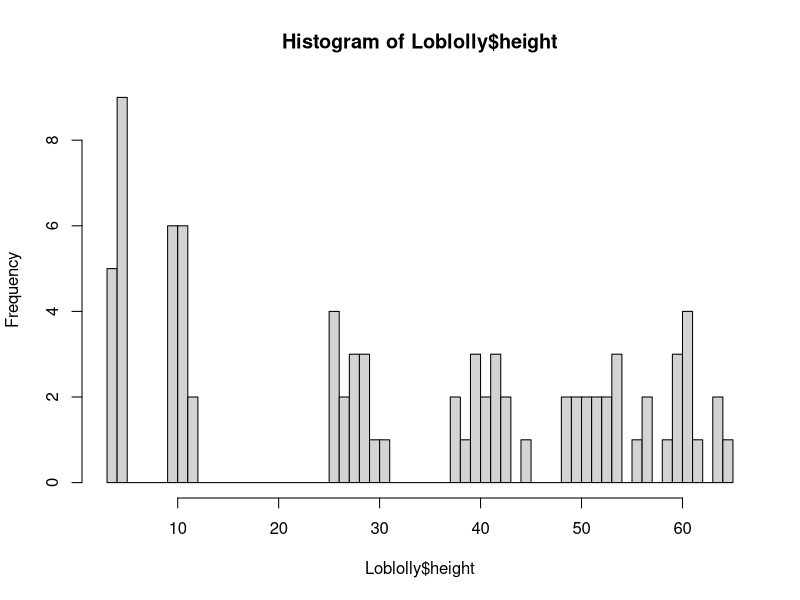
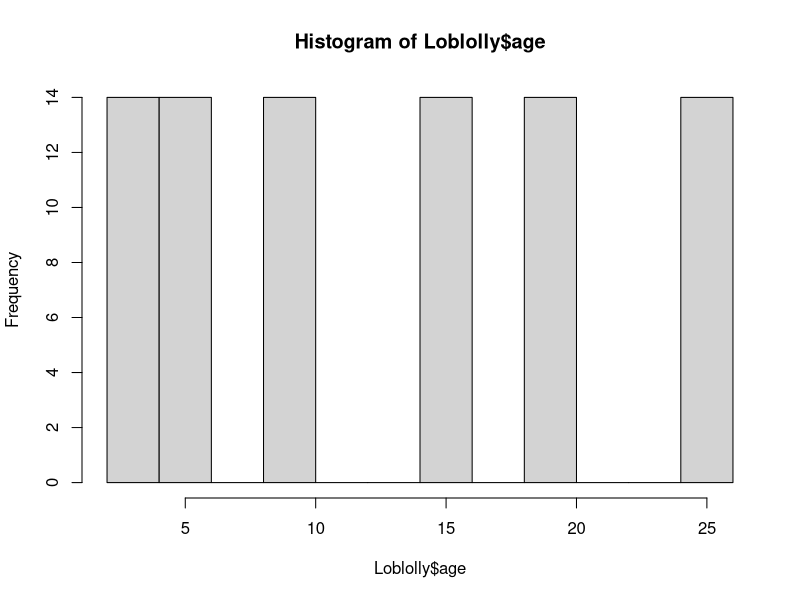
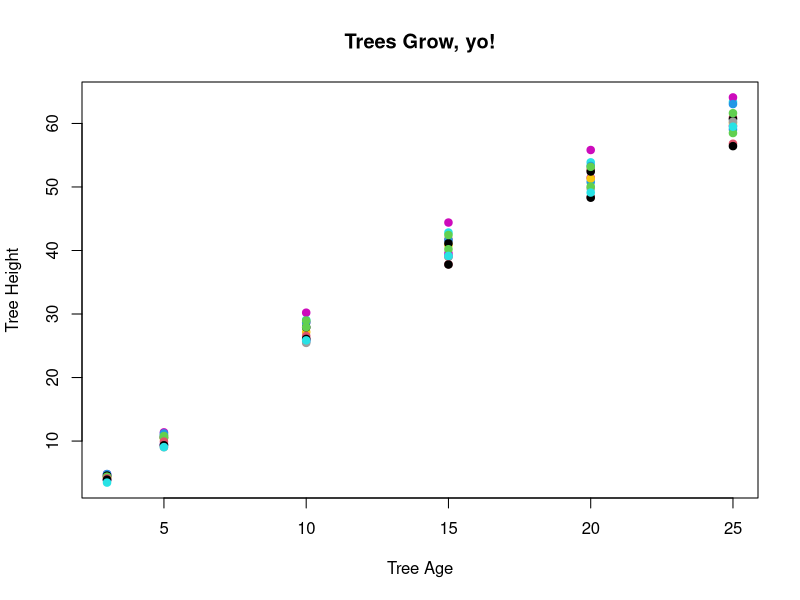
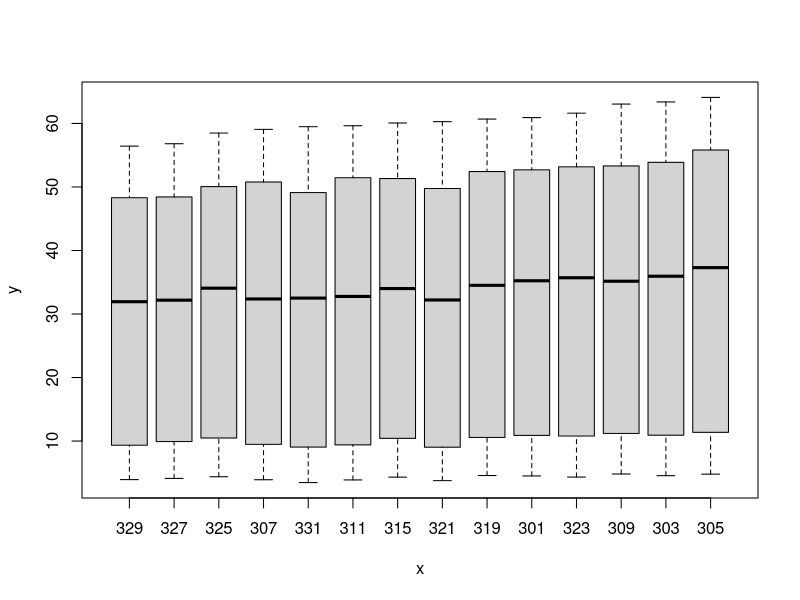
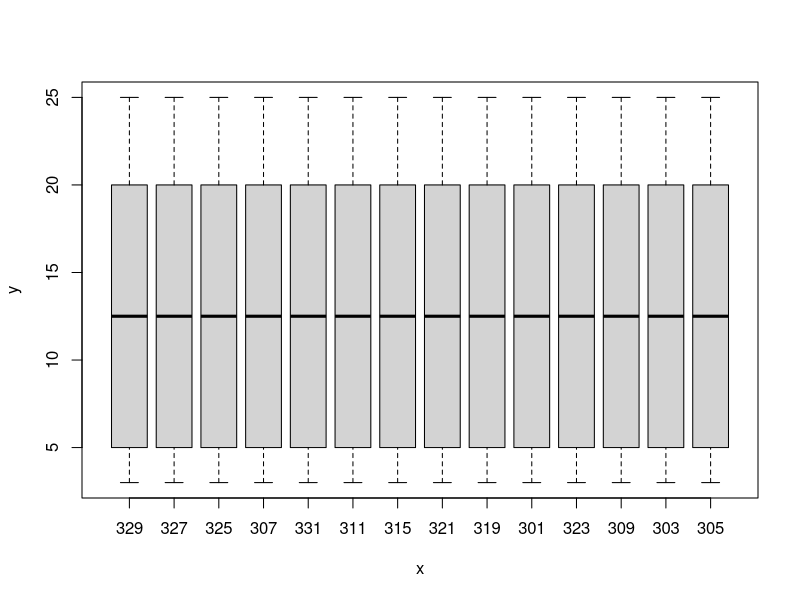

Write R code to recreate these figures, in order.
# load tidyverse
library(tidyverse)

# load loblolly data set
data("Loblolly")
?Loblolly

class(Loblolly$Seed)
class(Loblolly$height)
num1 <- Loblolly$Seed[1]
num1+1

str(Loblolly)
summary(Loblolly)
table(Loblolly$Seed)
levels(Loblolly$Seed)



as.numeric(as.character(Loblolly$Seed))

nums1 <- as.character(Loblolly$Seed) %>%
  as.numeric()

nums1[1]+1

glimpse(Loblolly)

hist(Loblolly$height, breaks= 84)
hist(Loblolly$age)

plot(y=Loblolly$height,x=Loblolly$age,col=Loblolly$Seed,
     pch=19, main = "Trees Grow, yo!", xlab= "Tree Age", ylab=
      "Tree Height")


plot(x=Loblolly$Seed, y=Loblolly$height)
table(Loblolly$Seed,Loblolly$age)
plot(x=Loblolly$Seed,y=Loblolly$age)
